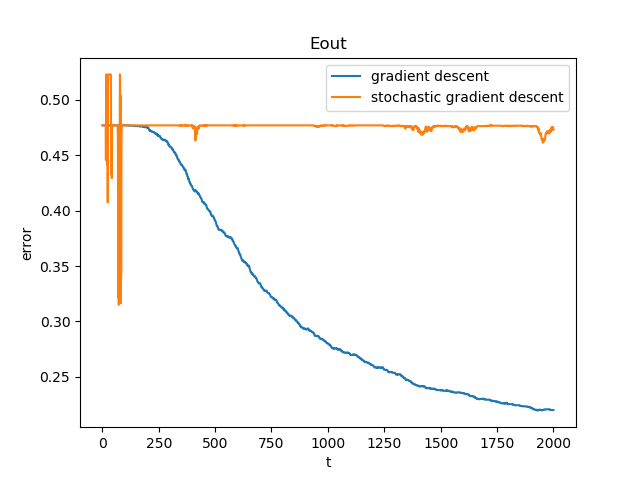

This chart was generated by the following Python code:
import matplotlib.pyplot as plt
import sys
import numpy as np
import math

def calculate_grad(y, w, x):
	return (-y*x)*sigmoid(-y*(w.dot(x)))

def sigmoid(s):
	return  1/(math.exp(-s)+1)

def read_data(fname):
	X = []
	Y = np.array([])
	with open(fname, 'r') as f:
		for line in f:
			data = line.strip().split(' ')
			x = np.array([1]+data[:-1]).astype(np.float)
			y = np.array(data[-1]).astype(np.int)
			X.append(x)
			Y = np.append(Y, y)
	X = np.array(X)
	return X, Y

def gradient_descent(X, Y, X_test, Y_test, lr=0.01, It=2000):
	W = np.zeros(X.shape[1])
	errors = []
	for i in range(It):
		gradients = np.zeros(X.shape[1])
		for (x, y) in zip(X, Y):
			gradient = calculate_grad(y, W, x)
			gradients += gradient
		gradients /= X.shape[0]
		#gradient descent
		W -= gradients*lr
		y_pred = X_test.dot(W)
		err = (np.sum(np.sign(y_pred)*Y_test < 0))/X_test.shape[0]
		errors.append(err)
	return errors

def stochastic_gradient_descent(X, Y, X_test, Y_test, lr=0.001, It=2000):
	W = np.zeros(X.shape[1])
	errors = []
	for i in range(It):
		x, y = X[i % X.shape[0]], Y[i % X.shape[0]]
		gradient = calculate_grad(y, W, x)
		#gradient descent
		W -= gradient*lr
		y_pred = X_test.dot(W)
		err = (np.sum(np.sign(y_pred)*Y_test < 0))/X_test.shape[0]
		errors.append(err)
	return errors

def main():
	train = sys.argv[1]
	test = sys.argv[2]
	X, Y = read_data(train)
	X_test, Y_test = read_data(test)
	It = 2000
	errors = gradient_descent(X, Y, X_test, Y_test, It=It)
	errors2 = stochastic_gradient_descent(X, Y, X_test, Y_test, It=It)
	l1, = plt.plot(range(1, It+1), errors, label='gradient descent')
	l2, = plt.plot(range(1, It+1), errors2, label='stochastic gradient descent')
	plt.legend(loc='best')
	plt.xlabel('t')
	plt.ylabel('error')
	plt.title('Eout')
	plt.savefig('hw3_5.png')
	#plt.show()

if __name__ == '__main__':
	main()
